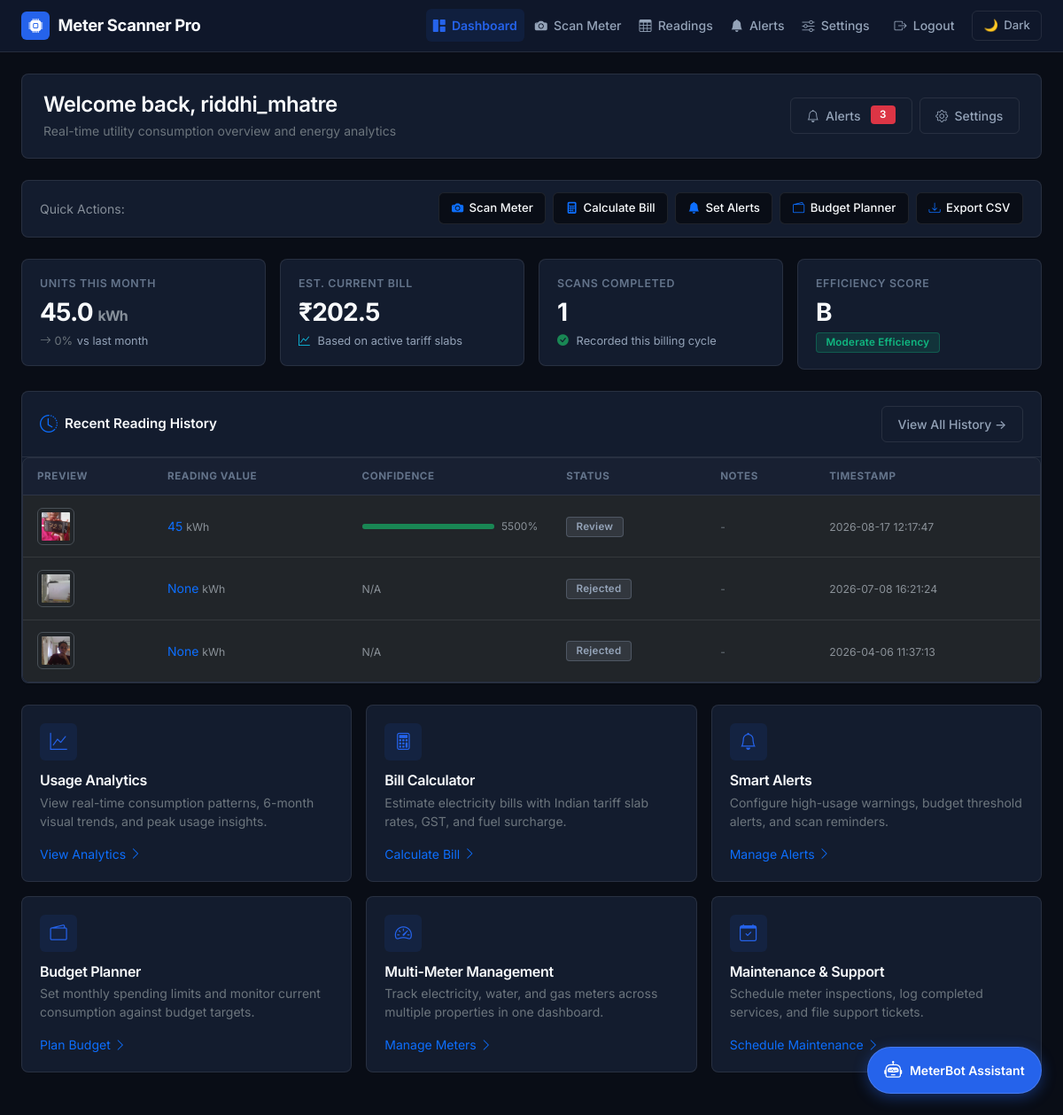
The app's page /dashboard (signed in) with its own data.
### tables this page shows
CREATE TABLE users (
                id INTEGER PRIMARY KEY AUTOINCREMENT,
                username TEXT UNIQUE NOT NULL,
                password TEXT NOT NULL
            , google_id TEXT, first_name TEXT, last_name TEXT, phone TEXT, address TEXT, email TEXT DEFAULT '');

CREATE TABLE readings (
                id INTEGER PRIMARY KEY AUTOINCREMENT,
                user_id INTEGER NOT NULL,
                image_path TEXT NOT NULL,
                reading_value TEXT,
                timestamp DATETIME DEFAULT CURRENT_TIMESTAMP, confidence REAL, debug_image TEXT, status TEXT DEFAULT 'auto', notes TEXT,
                FOREIGN KEY (user_id) REFERENCES users (id)
            );

### app.py (the view)
@app.route('/dashboard')
@login_required
def dashboard():
    conn = get_db_connection()
    try:
        c = conn.cursor()
        c.execute("""
            SELECT id, reading_value, confidence, status, notes, timestamp, image_path
            FROM readings
            WHERE user_id = ?
            ORDER BY timestamp DESC
            LIMIT 10
        """, (current_user.id,))
        recent_readings = c.fetchall()
        c.execute("""
            SELECT AVG(CAST(reading_value AS REAL)) as current_month_avg,
                   COUNT(*) as current_month_count,
                   MAX(CAST(reading_value AS REAL)) as current_month_max,
                   MIN(CAST(reading_value AS REAL)) as current_month_min
            FROM readings
            WHERE user_id = ?
            AND strftime('%Y-%m', timestamp) = strftime('%Y-%m', 'now')
        """, (current_user.id,))
        current_stats = c.fetchone()
        c.execute("""
            SELECT AVG(CAST(reading_value AS REAL)) as prev_month_avg
            FROM readings
            WHERE user_id = ?
            AND strftime('%Y-%m', timestamp) = strftime('%Y-%m', date('now', '-1 month'))
        """, (current_user.id,))
        prev_stats = c.fetchone()
        current_avg = current_stats['current_month_avg'] if current_stats['current_month_avg'] else 0
        prev_avg = prev_stats['prev_month_avg'] if prev_stats['prev_month_avg'] else 0
        estimated_bill = current_avg * 4.50 if current_avg else 0  # Base rate
        usage_change = 0
        if prev_avg > 0:
            usage_change = ((current_avg - prev_avg) / prev_avg) * 100
        c.execute("""
            SELECT strftime('%Y-%m', timestamp) as month,
                   AVG(CAST(reading_value AS REAL)) as avg_reading,
                   COUNT(*) as reading_count
            FROM readings
            WHERE user_id = ?
            AND timestamp >= date('now', '-6 months')
            GROUP BY strftime('%Y-%m', timestamp)
            ORDER BY month
        """, (current_user.id,))
        monthly_data = []
        for row in c.fetchall():
            monthly_data.append({
                'month': row['month'],
                'avg_reading': round(row['avg_reading'], 2) if row['avg_reading'] else 0,
                'reading_count': row['reading_count']
            })
        dashboard_data = {
            'recent_readings': [dict(reading) for reading in recent_readings],
            'current_month_avg': round(current_avg, 2),
            'current_month_count': current_stats['current_month_count'] or 0,
            'current_month_max': round(current_stats['current_month_max'], 2) if current_stats['current_month_max'] else 0,
            'estimated_bill': round(estimated_bill, 2),
            'usage_change': round(usage_change, 1),
            'monthly_data': monthly_data,
            'efficiency_score': 'A+' if usage_change < 0 else 'B' if usage_change < 10 else 'C'
        }
        return render_template("dashboard.html", **dashboard_data)
    finally:
        conn.close()

### templates/dashboard.html (shortened to what this page needs)
{% extends "base.html" %}
{% block content %}
<div class="dashboard-header d-flex align-items-center justify-content-between flex-wrap gap-3">
    <div>
        <h4 class="mb-1 font-weight-700">Welcome back, {{ current_user.username }}</h4>
        <p class="text-secondary mb-0 small">Real-time utility consumption overview and energy analytics</p>
    </div>
    <div class="d-flex align-items-center gap-2">
        <a href="{{ url_for('alerts') }}" class="btn btn-outline-secondary btn-sm position-relative">
            <i class="bi bi-bell"></i> Alerts
            <span class="badge bg-danger ms-1">3</span>
        </a>
        <a href="{{ url_for('settings') }}" class="btn btn-outline-secondary btn-sm">
            <i class="bi bi-gear"></i> Settings
        </a>
    </div>
</div>
<div class="quick-toolbar">
    <div class="d-flex align-items-center gap-2">
        <span class="text-muted small font-weight-600 uppercase">Quick Actions:</span>
    </div>
    <div class="d-flex align-items-center flex-wrap gap-2">
        <button class="quick-action-btn" data-url="{{ url_for('capture') }}" onclick="window.location.href=this.dataset.url">
            <i class="bi bi-camera-fill text-primary"></i> Scan Meter
        </button>
        <button class="quick-action-btn" onclick="showBillCalculator()">
            <i class="bi bi-calculator-fill text-primary"></i> Calculate Bill
        </button>
        <button class="quick-action-btn" onclick="showUsageAlerts()">
            <i class="bi bi-bell-fill text-primary"></i> Set Alerts
        </button>
        <button class="quick-action-btn" onclick="showBudgetPlanner()">
            <i class="bi bi-wallet2 text-primary"></i> Budget Planner
        </button>
        <button class="quick-action-btn" onclick="exportData()">
            <i class="bi bi-download text-primary"></i> Export CSV
        </button>
    </div>
</div>
<div class="row g-3 mb-4">
    <div class="col-12 col-sm-6 col-xl-3">
        <div class="kpi-card">
            <div class="kpi-label">Units This Month</div>
            <div class="kpi-value">{{ current_month_avg or 0 }} <span class="fs-6 font-weight-500 text-muted">kWh</span></div>
            <div class="kpi-subtext">
                <span class="{% if usage_change < 0 %}text-success{% elif usage_change > 0 %}text-warning{% else %}text-secondary{% endif %} font-weight-600">
                    <i class="bi bi-arrow-{% if usage_change < 0 %}down{% elif usage_change > 0 %}up{% else %}right{% endif %}"></i>
                    {% if usage_change != 0 %}{{ usage_change|round|int }}% {{ 'less' if usage_change < 0 else 'more' }}{% else %}0%{% endif %}
                </span>
                <span>vs last month</span>
            </div>
        </div>
    </div>
    <div class="col-12 col-sm-6 col-xl-3">
        <div class="kpi-card">
            <div class="kpi-label">Est. Current Bill</div>
            <div class="kpi-value">₹{{ estimated_bill or 0 }}</div>
            <div class="kpi-subtext">
                <i class="bi bi-graph-up text-info me-1"></i> Based on active tariff slabs
            </div>
        </div>
    </div>
    <div class="col-12 col-sm-6 col-xl-3">
        <div class="kpi-card">
            <div class="kpi-label">Scans Completed</div>
            <div class="kpi-value">{{ current_month_count }}</div>
            <div class="kpi-subtext">
                <i class="bi bi-check-circle-fill text-success me-1"></i> Recorded this billing cycle
            </div>
        </div>
    </div>
    <div class="col-12 col-sm-6 col-xl-3">
        <div class="kpi-card">
            <div class="kpi-label">Efficiency Score</div>
            <div class="kpi-value">{{ efficiency_score }}</div>
            <div class="kpi-subtext">
                <span class="badge badge-success">
                    {% if efficiency_score == 'A+' %}Optimal Efficiency{% elif efficiency_score == 'B' %}Moderate Efficiency{% else %}Needs Attention{% endif %}
                </span>
            </div>
        </div>
    </div>
</div>
<div class="card mb-4">
    <div class="card-header d-flex align-items-center justify-content-between">
        <div class="d-flex align-items-center gap-2">
            <i class="bi bi-clock-history text-primary fs-5"></i>
            <span>Recent Reading History</span>
        </div>
        {% if recent_readings %}
            <a href="{{ url_for('readings') }}" class="btn btn-outline-secondary btn-sm">View All History →</a>
        {% endif %}
    </div>
    <div class="card-body p-0">
        {% if recent_readings %}
            <div class="table-responsive">
                <table class="table">
                    <thead>
                        <tr>
                            <th>Preview</th>
                            <th>Reading Value</th>
                            <th>Confidence</th>
                            <th>Status</th>
                            <th>Notes</th>
                            <th>Timestamp</th>
                        </tr>
                    </thead>
                    <tbody>
                        {% for reading in recent_readings %}
                        <tr>
                            <td>
                                {% if reading.image_path %}
                                    <img src="{{ url_for('static', filename='uploads/' + reading.image_path) }}"
                                         class="rounded img-thumbnail dashboard-thumbnail"
                                         style="width: 42px; height: 42px; object-fit: cover; cursor: zoom-in;"
                                         data-image="{{ reading.image_path }}"
                                         alt="Meter Thumbnail">
                                {% else %}
                                    <span class="text-muted small">No Image</span>
                                {% endif %}
                            </td>
                            <td><span class="font-weight-700 text-primary">{{ reading.reading_value }}</span> <small class="text-muted">kWh</small></td>
                            <td style="min-width: 140px;">
                                {% if reading.confidence %}
                                    {% set conf = reading.confidence %}
                                    {% set conf_percent = (conf * 100)|round|int %}
                                    <div class="d-flex align-items-center gap-2">
                                        <div class="progress flex-grow-1" style="height: 6px; background-color: var(--border-color);">
                                            <div class="progress-bar {% if conf > 0.8 %}bg-success{% elif conf > 0.6 %}bg-warning{% else %}bg-danger{% endif %}"
                                                 data-width="{{ conf_percent }}%"></div>
                                        </div>
                                        <small class="font-weight-600 text-muted" style="font-size: 0.75rem;">{{ conf_percent }}%</small>
                                    </div>
                                {% else %}
                                    <span class="text-muted small">N/A</span>
                                {% endif %}
                            </td>
                            <td>
                                <span class="badge {% if reading.status == 'auto' or reading.status == 'detected' %}badge-success{% elif reading.status == 'manual' %}badge-info{% else %}badge-neutral{% endif %}">
                                    {{ (reading.status or 'Recorded')|title }}
                                </span>
                            </td>
                            <td><span class="text-secondary small">{{ reading.notes or '-' }}</span></td>
                            <td><span class="text-muted small">{{ reading.timestamp }}</span></td>
                        </tr>
                        {% endfor %}
                    </tbody>
                </table>
            </div>
        {% else %}
            <div class="text-center py-5">
                <i class="bi bi-inbox text-muted fs-1 mb-2"></i>
                <p class="text-secondary mb-3">No meter readings recorded yet.</p>
                <a href="{{ url_for('capture') }}" class="btn btn-primary btn-sm">Scan First Meter</a>
            </div>
        {% endif %}
    </div>
</div>
<div class="row g-3 mb-4">
    <div class="col-12 col-md-6 col-xl-4">
        <div class="tool-card-grid" onclick="showAnalytics()">
            <div>
                <div class="tool-icon-box"><i class="bi bi-graph-up"></i></div>
                <h6 class="font-weight-600 mb-1">Usage Analytics</h6>
                <p class="text-secondary small mb-3">View real-time consumption patterns, 6-month visual trends, and peak usage insights.</p>
            </div>
            <div class="d-flex align-items-center text-primary font-weight-600 small">
                <span>View Analytics</span> <i class="bi bi-chevron-right ms-1"></i>
            </div>
        </div>
    </div>
    <div class="col-12 col-md-6 col-xl-4">
        <div class="tool-card-grid" onclick="showBillCalculator()">
            <div>
                <div class="tool-icon-box"><i class="bi bi-calculator"></i></div>
                <h6 class="font-weight-600 mb-1">Bill Calculator</h6>
                <p class="text-secondary small mb-3">Estimate electricity bills with Indian tariff slab rates, GST, and fuel surcharge.</p>
            </div>
            <div class="d-flex align-items-center text-primary font-weight-600 small">
                <span>Calculate Bill</span> <i class="bi bi-chevron-right ms-1"></i>
            </div>
        </div>
    </div>
    <div class="col-12 col-md-6 col-xl-4">
        <div class="tool-card-grid" onclick="showUsageAlerts()">
            <div>
                <div class="tool-icon-box"><i class="bi bi-bell"></i></div>
                <h6 class="font-weight-600 mb-1">Smart Alerts</h6>
                <p class="text-secondary small mb-3">Configure high-usage warnings, budget threshold alerts, and scan reminders.</p>
            </div>
            <div class="d-flex align-items-center text-primary font-weight-600 small">
                <span>Manage Alerts</span> <i class="bi bi-chevron-right ms-1"></i>
            </div>
        </div>
    </div>
    <div class="col-12 col-md-6 col-xl-4">
        <div class="tool-card-grid" onclick="showBudgetPlanner()">
            <div>
                <div class="tool-icon-box"><i class="bi bi-wallet2"></i></div>
                <h6 class="font-weight-600 mb-1">Budget Planner</h6>
                <p class="text-secondary small mb-3">Set monthly spending limits and monitor current consumption against budget targets.</p>
            </div>
            <div class="d-flex align-items-center text-primary font-weight-600 small">
                <span>Plan Budget</span> <i class="bi bi-chevron-right ms-1"></i>
            </div>
        </div>
    </div>
    <div class="col-12 col-md-6 col-xl-4">
        <div class="tool-card-grid" onclick="showMultiMeter()">
            <div>
                <div class="tool-icon-box"><i class="bi bi-speedometer2"></i></div>
                <h6 class="font-weight-600 mb-1">Multi-Meter Management</h6>
                <p class="text-secondary small mb-3">Track electricity, water, and gas meters across multiple properties in one dashboard.</p>
            </div>
            <div class="d-flex align-items-center text-primary font-weight-600 small">
                <span>Manage Meters</span> <i class="bi bi-chevron-right ms-1"></i>
            </div>
        </div>
    </div>
    <div class="col-12 col-md-6 col-xl-4">
        <div class="tool-card-grid" onclick="showMaintenance()">
            <div>
                <div class="tool-icon-box"><i class="bi bi-calendar-check"></i></div>
                <h6 class="font-weight-600 mb-1">Maintenance & Support</h6>
                <p class="text-secondary small mb-3">Schedule meter inspections, log completed services, and file support tickets.</p>
            </div>
            <div class="d-flex align-items-center text-primary font-weight-600 small">
                <span>Schedule Maintenance</span> <i class="bi bi-chevron-right ms-1"></i>
            </div>
        </div>
    </div>
</div>
{% endblock %}

### records on screen
users: username "riddhi_mhatre"
readings: image_path (picture), reading_value "45", confidence 55 (drawn), conf_percent "5500", status "Review", notes "-", timestamp "2026-08-17 12:17:47"
readings: image_path (picture), reading_value "None", confidence "N/A", status "Rejected", notes "-", timestamp "2026-07-08 16:21:24"
readings: image_path (picture), reading_value "None", confidence "N/A", status "Rejected", notes "-", timestamp "2026-04-06 11:37:13"

### other values on screen
{{ current_month_avg or 0 }} "45.0"
{{ estimated_bill or 0 }} "202.5"
{{ current_month_count }} "1"
{{ efficiency_score }} "B"
